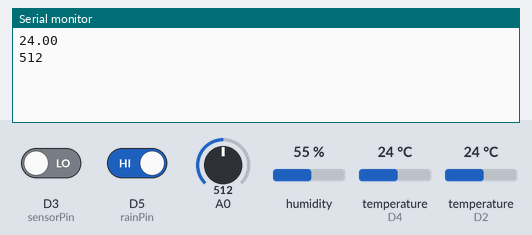
Simulated run of this sketch. Board: ESP8266 (NodeMCU). On the bench: the last lines printed to the serial monitor. Inputs (shaded band) come from the test bench; at power-on: D3 (sensorPin) LOW, D5 (rainPin) HIGH, temperature (sensors on D2, D4) 24 °C, A0 = 512, humidity 55 %. WiFi joins after 1.5 s; servers stay silent unless stated.

Above: at 3.0 s.
3.1 s: D3 (sensorPin) driven HIGH
At 4.2 s:
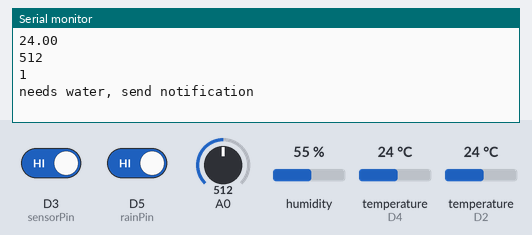
6.8 s: D5 (rainPin) driven LOW
At 11.5 s:
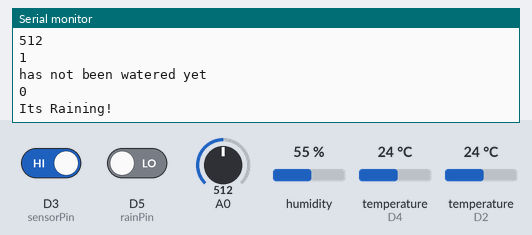
12.0 s: D3 (sensorPin) driven LOW
At 16.0 s:
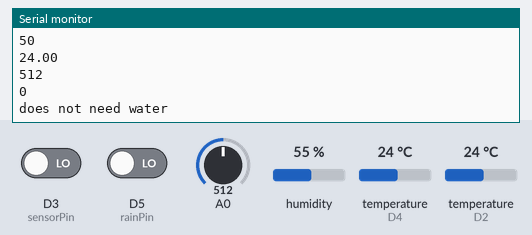
22.7 s: temperature (sensor on D2) set to 12 °C
At 24.9 s:
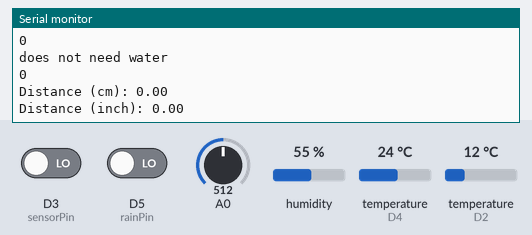
26.4 s: A0 set to 716
At 28.7 s:
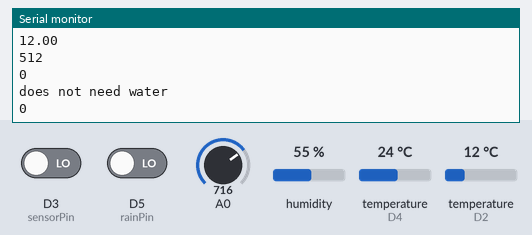
30.1 s: temperature (sensor on D2) set to 19 °C
At 33.9 s:
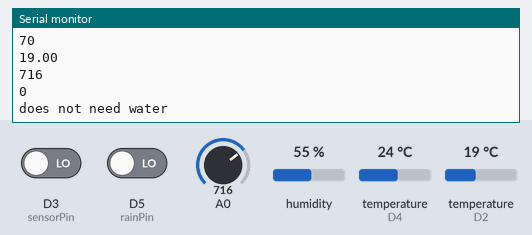
Timing chart, 0 to 34.8 s (numbered marks = the images above; inputs shaded):
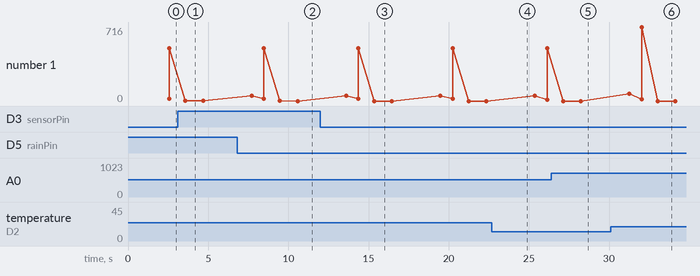

Measured:
- after the input at 3.1 s, the serial monitor: prints a new line after 0.48 s (image 1)
- after the input at 6.8 s, the serial monitor: prints a new line after 3.8 s (image 2)
- after the input at 12.0 s, the serial monitor: prints a new line after 3.4 s (image 3)
- after the input at 30.1 s, the serial monitor: prints a new line after 1.9 s (image 6)

The sketch:

samplegarden.ino
```cpp
#include <HCSR04.h>

#include <Blynk.h>
#include <DallasTemperature.h>
#include <OneWire.h>
#include <DHT.h>
#include <dht.h>
#define BLYNK_PRINT Serial
#include <ESP8266WiFi.h>
#include <BlynkSimpleEsp8266.h>
#define ONE_WIRE_BUS D2
OneWire oneWire(ONE_WIRE_BUS);
DallasTemperature sensors(&oneWire);

char auth[] = "Y9F5UITMXUpAUgCWWSIPIDHEdYkPNpom";// Auth token
char ssid[] = "chikkitha";// WIFI name
char pass[] = "987654321";// WIFI password

const int trigPin = D6;
const int echoPin = D7;

#define SOUND_VELOCITY 0.034
#define CM_TO_INCH 0.393701

long duration;
float distanceCm;
float distanceInch;

#define sensorPin D3 //DHT
int sensorState = 0;
int lastState = 0;
int pinValue;
#define rainPin D5
int rainState = 0;
int lastRainState = 0;
#define DHTPIN 2
#define DHTTYPE DHT11
DHT dht(DHTPIN, DHTTYPE);


BlynkTimer timer;

BLYNK_WRITE(V0)
{
 pinValue = param.asInt();
}

void sendSensor()
{
  float h = dht.readHumidity();
  float t = dht.readTemperature();

  if (isnan(h) || isnan(t)) {
    Serial.println("Failed to read from DHT sensor!");
    return;
  }

  Blynk.virtualWrite(V5, h);
  Blynk.virtualWrite(V6, t);
}

void moisture() {
  int value = analogRead(A0);
  value = map(value, 0, 1023, 0, 100);
  Blynk.virtualWrite(V0, value);
  Serial.println(value);
}

void setup() {
  Serial.begin(9600);
  Blynk.begin(auth , ssid, pass);
  pinMode(sensorPin, INPUT);
  pinMode(rainPin, INPUT);
  dht.begin();

  timer.setInterval(1000L, sendSensor);
  sensors.begin();

  pinMode(D4, OUTPUT);
  digitalWrite(D4, HIGH);
  timer.setInterval(100L, moisture);

  pinMode(trigPin, INPUT); // Sets the trigPin as an input
  pinMode(echoPin, OUTPUT);

}

int sensor=0;
void sendTemps()
{
sensor=analogRead(A0);
sensors.requestTemperatures();
float temp = sensors.getTempCByIndex(0);
Serial.println(temp);
Serial.println(sensor);
Blynk.virtualWrite(V1, temp);
Blynk.virtualWrite(V2,sensor);
delay(1000);
}

void loop() {
  Blynk.run();
  timer.run();

  sendTemps();
  sensorState = digitalRead(sensorPin);
Serial.println(sensorState);

if (sensorState == 1 && lastState == 0) {
  Serial.println("needs water, send notification");
  Blynk.notify("Water your plants");
  lastState = 1;
  delay(1000);
//send notification

  }
  else if (sensorState == 1 && lastState == 1) {
    //do nothing, has not been watered yet
  Serial.println("has not been watered yet");
  delay(1000);
  }
  else {
    //st
    Serial.println("does not need water");
    lastState = 0;
    delay(1000);
  }

  delay(100);

  rainState = digitalRead(rainPin);
Serial.println(rainState);

  if (rainState == 0 && lastRainState == 0) {
  Serial.println("Its Raining!");
  Blynk.notify("Its Raining!");
  lastRainState = 1;
  delay(1000);
//send notification

  }
  else if (rainState == 0 && lastRainState == 1) {
  delay(1000);
  }
  else {
    Serial.println("No Rains");
    lastRainState = 0;
    delay(1000);
  }// Clears the trigPin
  digitalWrite(trigPin, LOW);
  delayMicroseconds(2);
  digitalWrite(trigPin, HIGH);
  delayMicroseconds(10);// Sets trigPin on HIGH for 10 micro seconds
  digitalWrite(trigPin, LOW);
  duration = pulseIn(echoPin, HIGH);// Reads the echoPin
  //returns the sound wave travel time in microseconds
  distanceCm = duration * SOUND_VELOCITY/2;// Calculate the distance
  distanceInch = distanceCm * CM_TO_INCH;// Convert to inches
  // Prints the distance on the Serial Monitor
  Serial.print("Distance (cm): ");
  Serial.println(distanceCm);
  Blynk.notify("Object is appearinig near to garden");
  Serial.print("Distance (inch): ");
  Serial.println(distanceInch);
  delay(1000);
}
```
